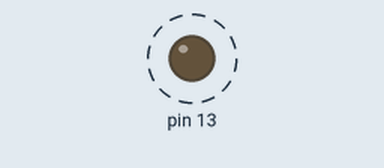
This sketch was run on a simulated Arduino Uno, built with avr-gcc and run on an emulated ATmega328P. On the bench: output pins drawn as LEDs (lit = HIGH). Dashed ring = blinking.

Above: at 8.19 s.
Timing chart, 0 to 11.0 s (numbered marks = the images above):
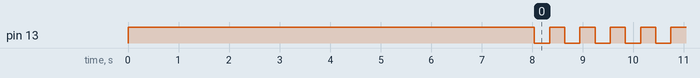

Measured:
- by itself, pin 13: alternates HIGH for 0.30 s and LOW for 0.30 s

The sketch:

bluetooth.ino
```cpp
#include <SoftwareSerial.h>


SoftwareSerial miBT (10,11);

char NOMBRE[21]= "BLUETOOTH HC-06";
char BPS = '4';
char PASS[5]="1234";


void setup() {
  // put your setup code here, to run once:
  miBT.begin(9600);
  pinMode(13,OUTPUT);
  digitalWrite(13,HIGH);
  delay(4000);

  digitalWrite(13,HIGH);

  miBT.print("AT");
  delay(1000);

  miBT.print("AT+NAME");
  miBT.print(NOMBRE);
  delay(1000);

  miBT.print("AT+BAUD");
  miBT.print(BPS);
  delay(1000);

  miBT.print("AT+PIN");
  miBT.print(PASS);
  delay(1000);
}

void loop() {
  // put your main code here, to run repeatedly:
  digitalWrite(13,!digitalRead(13));
  delay(300);
}
```
